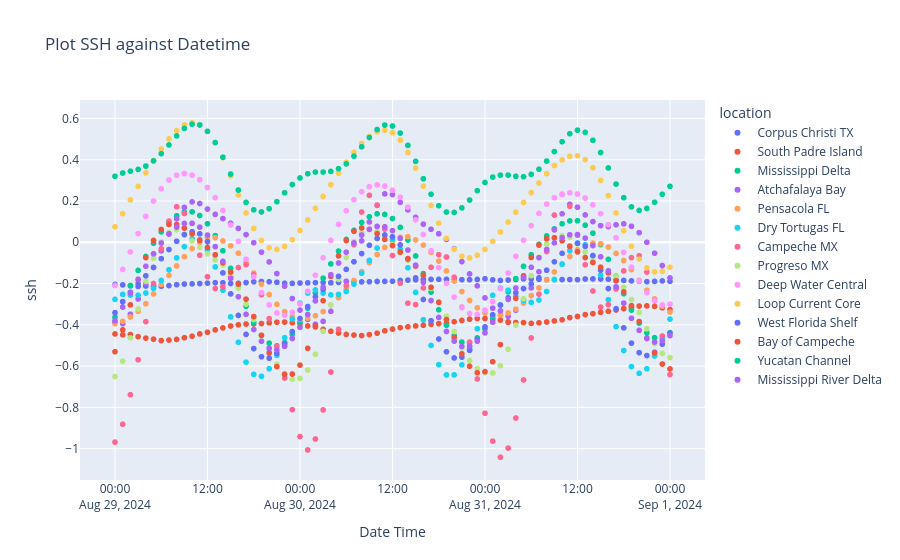

The code cell stored with this chart in its notebook:
### Markdown cell above
## Plot to show the change in Sea Surface Height(SSH) over the period of 3 days

### Code cell
fig = px.scatter(df, x="date", y="ssh",
                 color="location",
                 title="Plot SSH against Datetime",
                 labels={"date": "Date Time", "ssh": "ssh"})
fig.show()
